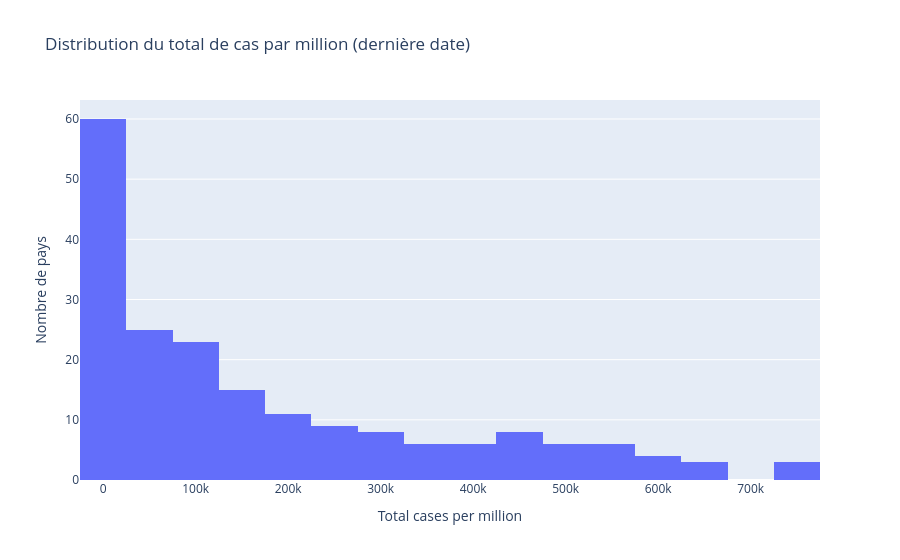

Notebook source saved alongside this figure:
### Code cell
# Total des cas par million à la dernière date pour chaque pays
last_date = df_country.groupby('country')['date'].max()
df_last = df_country.merge(last_date.rename('last_date'), on='country')
df_last = df_last[df_last['date'] == df_last['last_date']]

fig = px.histogram(df_last, x='total_cases_per_million', nbins=30,
                   labels={'total_cases_per_million': 'Total cases per million'},
                   title='Distribution du total de cas par million (dernière date)')
fig.update_layout(yaxis_title='Nombre de pays')
fig.show()

### Figure 1 — Plotly figure (JSON) as saved in the notebook; plotly's stock layout.template omitted (floating-point values rounded to 4 significant figures; data arrays with more than 128 entries replaced by an {"elided": "..."} marker saying what was removed)
{"data": [{"bingroup": "x", "hovertemplate": "Total cases per million=%{x}<br>count=%{y}<extra></extra>", "legendgroup": "", "marker": {"color": "#636efa", "pattern": {"shape": ""}}, "name": "", "nbinsx": 30, "orientation": "v", "showlegend": false, "type": "histogram", "x": {"elided": "193 float values"}, "xaxis": "x", "yaxis": "y"}], "layout": {"barmode": "relative", "legend": {"tracegroupgap": 0}, "title": {"text": "Distribution du total de cas par million (dernière date)"}, "xaxis": {"anchor": "y", "domain": [0, 1], "title": {"text": "Total cases per million"}}, "yaxis": {"anchor": "x", "domain": [0, 1], "title": {"text": "Nombre de pays"}}}}
